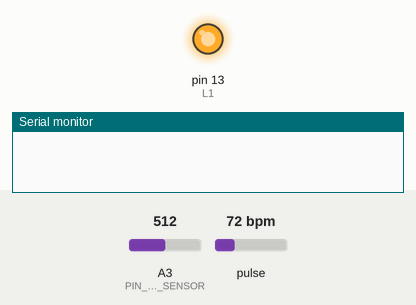
This sketch was run on a simulated Arduino Uno, built with avr-gcc and run on an emulated ATmega328P. Parts: output pins drawn as LEDs (lit = HIGH), the last lines printed to the serial monitor. Inputs (shaded band) come from the test bench; at power-on: A3 (PIN_RESPIRATORY_SENSOR) = 512, pulse 72 bpm. EEPROM starts erased.

Above: at 0.1 s.
At 1.1 s:
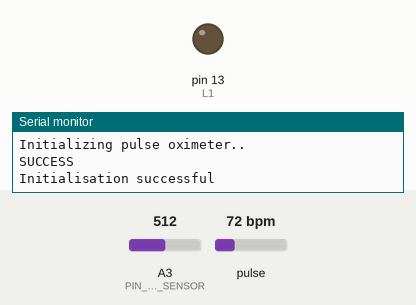
Timing chart, 0 to 2.6 s (numbered marks = the images above):
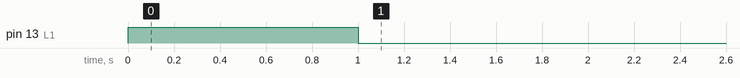

The sketch:

ceinture.ino
```cpp
#include "ceinture.h"
Ceinture ceinture;

const int L1 = 13;   //Warning Led
long last = 0;
//double data_Resp[15];
//double data_Hrt[15];
int i = 0;
double sum_R = 0;
double sum_H = 0;
double moy_R = 0;
double moy_H = 0;
const float FCM=208.754-0.734 * 21; //calcul FCm en fonction de l'age (ici 21)
double prediction_RR = 0;
double prediction_HR = 0;
double sens = 0;

void setup() {
  // put your setup code here, to run once:
  pinMode(L1,OUTPUT);
  digitalWrite(L1,HIGH);
  delay(1000);
  digitalWrite(L1,LOW);
  ceinture.begin();
  for (int j =0; j<240;j++){
    EEPROM[j]=0;
  }
}

void loop() {
  // put your main code here, to run repeatedly:
  ceinture.update();
  if (millis()-last> 30000 && i < 240) {    //wait 30 sec
    last=millis();
    Serial.println("----------------------------");
    //Si le coureur n'a pas couru a cet instant t:
    if(EEPROM[i] == 0){
      Serial.println("First course");
      double current_Resp = ceinture.getRespiratoryRate();
      double current_Hrt = ceinture.getHeartRate();
      Serial.print("Heart Rate");
      Serial.println(current_Hrt);
      Serial.print("Respirative Rate");
      Serial.println(current_Resp*60);
      if(current_Hrt<=FCM){   //Tout va bien pour le coureur
        Serial.println("Runner OK");
        EEPROM[i] = current_Hrt;  //récupération de la fréquence cardiaque
        EEPROM[i+1] = current_Resp;    // récupération de la fréquence respiratoire
        digitalWrite(L1,LOW); //LED eteinte
      }
      else{
        Serial.println("Runner too fast");
        EEPROM[i] = FCM*0.8;
        EEPROM[i+1] = ceinture.getRespiratoryRate();
        digitalWrite(L1,HIGH); //allume LED
      }
    }
    //Si les datas precedente existent:
    else{
      Serial.println("New Course");
      double current_Tmp = ceinture.getTemperature(); //On recup temperature
      if(current_Tmp < 10 || current_Tmp >28){
        sens=0;
      }
      else{
        sens=15;
      }
      Serial.print("Temperature exterieur :");
      Serial.println(current_Tmp);
      double current_Resp = ceinture.getRespiratoryRate();   //datas sensor
      double current_Hrt = ceinture.getHeartRate();
      prediction_RR=EEPROM[i+1];                 //Check predictions
      prediction_HR=EEPROM[i];
      Serial.print("Prediction HeartRate :");
      Serial.println(prediction_HR+sens);
      Serial.print("Current Heart Rate");
      Serial.println(current_Hrt);
      Serial.print("Prediction RespirationRate :");
      Serial.println(prediction_HR+sens);
      Serial.print("Current Respirative Rate");
      Serial.println(current_Resp*60);

      if(current_Hrt>=prediction_HR+sens){    //Si le coureur dépasse trop ancienne freq+sensi
        if(current_Resp>=prediction_RR){
          //Danger, il faut s'arreter
          digitalWrite(L1,HIGH);
        }
        else{
          //Warning, HR un peu haut
          digitalWrite(L1,HIGH);
        }
      }
      else{
        //Tout va bien
        digitalWrite(L1,LOW);
      }
      sum_R = sum_R - EEPROM[i+1]; // soustraction des échantillons précédents
      sum_H = sum_H - EEPROM[i];
      EEPROM[i+1] = ceinture.getRespiratoryRate();
      EEPROM[i] = ceinture.getHeartRate();
      sum_R = sum_R + EEPROM[i+1]; // ajout des derniers échantillons
      sum_H = sum_H + EEPROM[i];
            // calcul des moyennes
      moy_R = sum_R / (i+1);
      moy_H = sum_H / i;

      // mettons à jour les tableaux
      EEPROM[i+1] = moy_R;
      EEPROM[i] = moy_H;
    }
    i=i+2; // incrémentation indice
  }
}
```

ceinture.cpp
```cpp
#include "ceinture.h"

  OneWire oneWire(PIN_TEMPERATURE_SENSOR); //Bus One Wire sur la pin 2 de l'arduino
  DallasTemperature sensors(&oneWire); //Utilistion du bus Onewire pour les capteurs
  DeviceAddress sensorDeviceAddress; //Vérifie la compatibilité des capteurs avec la librairie

void Ceinture::begin(){
  Serial.begin(115200);
  Serial.print("Initializing temperature sensor..");
  sensors.begin(); //Activation des capteurs
  sensors.getAddress(sensorDeviceAddress, 0); //Demande l'adresse du capteur à l'index 0 du bus
  sensors.setResolution(sensorDeviceAddress, 9); //Résolutions possibles: 9,10,11,12
  Serial.println("SUCCESS");


  Serial.println("Initializing pulse oximeter..");

  // Initialize the PulseOximeter instance
  // Failures are generally due to an improper I2C wiring, missing power supply
  // or wrong target chip
  if (!pox.begin()) {
      Serial.println("FAILED");
  }else{
      Serial.println("SUCCESS");
  }

  Serial.println("Initialisation successful");
}

void Ceinture::update(){
  pox.update();
  if (millis() - lastResp > round(1000/SAMPLE_FREQUENCY)){
    if (i < SAMPLE_NUMBER){
      vReal[i] = analogRead(PIN_RESPIRATORY_SENSOR);
      vImag[i] = 0;
      i++;
      lastResp = millis();
    }
  }
}

double Ceinture::getTemperature(){
  //divider = 1;
  sensors.requestTemperatures(); //Demande la température aux capteurs
  temperature = sensors.getTempCByIndex(0);
  return temperature;
}

double Ceinture::getHeartRate(){
  double newRate = pox.getHeartRate();
  if ((newRate>60 and abs(newRate - heartRate)<20) || heartRate == 0) heartRate = newRate;
  pox.begin();
  return heartRate;
}
double Ceinture::getRespiratoryRate(){
  i=0;
  FFT.Windowing(vReal, SAMPLE_NUMBER, FFT_WIN_TYP_HAMMING, FFT_FORWARD);
  FFT.Compute(vReal, vImag, SAMPLE_NUMBER, FFT_FORWARD);
  FFT.ComplexToMagnitude(vReal, vImag, SAMPLE_NUMBER);
  respiratoryRate = FFT.MajorPeak(vReal, SAMPLE_NUMBER, SAMPLE_FREQUENCY);
  return respiratoryRate;
}

void Ceinture::display(){
  Serial.print("Temperature : ");
  Serial.print(temperature);
  Serial.print("\tHeart Rate : ");
  Serial.print(heartRate);
  Serial.print("\tRespiratory Rate : ");
  Serial.print(respiratoryRate);
  Serial.println();
}
```

ceinture.h
```cpp
#include <Wire.h>
#include "MAX30100_PulseOximeter.h"
#include <OneWire.h> //Librairie du bus OneWire
#include <DallasTemperature.h> //Librairie du capteur
#include <EEPROM.h>
#include <arduinoFFT.h>

#define SAMPLE_NUMBER 64
#define SAMPLE_FREQUENCY 5

#define PIN_RESPIRATORY_SENSOR A3
#define PIN_TEMPERATURE_SENSOR A2

class Ceinture{
  private:
  // heart rate sensor variables
  double heartRate=70;
  PulseOximeter pox;

  // respiratory rate sensor
  double vReal[SAMPLE_NUMBER];
  double vImag[SAMPLE_NUMBER];
  int i=0;
  unsigned long lastResp = 0;
  double respiratoryRate;
  arduinoFFT FFT = arduinoFFT();


  // temperature sensor variables
  double temperature=0;
  double lastTemp = 0;

  public:
  void begin();
  void update();
  double getTemperature();
  double getHeartRate();
  double getRespiratoryRate();
  void display();
};
```
